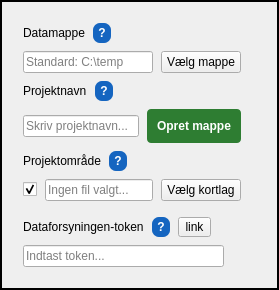
        <widget class="QGroupBox" name="groupBox1">
         <property name="styleSheet">
          <string>QGroupBox { border: 2px solid black; padding: 10px; margin-top: 0px; }</string>
         </property>
         <property name="title">
          <string/>
         </property>
         <layout class="QVBoxLayout" name="box1Layout">
          <property name="spacing">
           <number>8</number>
          </property>
          <item>
           <layout class="QHBoxLayout" name="mappeHeaderLayout">
            <item>
             <widget class="QLabel" name="labelMappe">
              <property name="text">
               <string>Datamappe</string>
              </property>
             </widget>
            </item>
            <item>
             <widget class="QLabel" name="hjaelpMappe">
              <property name="cursor">
               <cursorShape>WhatsThisCursor</cursorShape>
              </property>
              <property name="toolTip">
               <string>Vælg en mappe på din computer hvor projektmapper og resultater skal gemmes.</string>
              </property>
              <property name="styleSheet">
               <string>QLabel { color: white; background-color: #1565C0; border-radius: 7px; padding: 0px 5px; font-weight: bold; }</string>
              </property>
              <property name="text">
               <string>?</string>
              </property>
              <property name="alignment">
               <set>Qt::AlignCenter</set>
              </property>
             </widget>
            </item>
            <item>
             <spacer name="spacer3">
              <property name="orientation">
               <enum>Qt::Horizontal</enum>
              </property>
              <property name="sizeHint" stdset="0">
               <size>
                <width>40</width>
                <height>20</height>
               </size>
              </property>
             </spacer>
            </item>
           </layout>
          </item>
          <item>
           <layout class="QHBoxLayout" name="mappeLayout">
            <item>
             <widget class="QLineEdit" name="lineEditMappe">
              <property name="readOnly">
               <bool>true</bool>
              </property>
              <property name="placeholderText">
               <string>Standard: C:\temp</string>
              </property>
             </widget>
            </item>
            <item>
             <widget class="QPushButton" name="btnVaelgMappe">
              <property name="text">
               <string>Vælg mappe</string>
              </property>
             </widget>
            </item>
            <item>
             <widget class="QLabel" name="lblStatusMappe">
              <property name="text">
               <string/>
              </property>
              <property name="visible">
               <bool>false</bool>
              </property>
              <property name="alignment">
               <set>Qt::AlignCenter</set>
              </property>
             </widget>
            </item>
           </layout>
          </item>
          <item>
           <layout class="QHBoxLayout" name="projektnavnHeaderLayout">
            <item>
             <widget class="QLabel" name="labelProjektnavn">
              <property name="text">
               <string>Projektnavn</string>
              </property>
             </widget>
            </item>
            <item>
             <widget class="QLabel" name="hjaelpProjektnavn">
              <property name="cursor">
               <cursorShape>WhatsThisCursor</cursorShape>
              </property>
              <property name="toolTip">
               <string>Angiv et overordnet projektnavn og tryk på det grønne flueben. Herefter oprettes en ny undermappe med det angivne navn og en .qgz-projektfil på den valgte placering ovenfor.</string>
              </property>
              <property name="styleSheet">
               <string>QLabel { color: white; background-color: #1565C0; border-radius: 7px; padding: 0px 5px; font-weight: bold; }</string>
              </property>
              <property name="text">
               <string>?</string>
              </property>
              <property name="alignment">
               <set>Qt::AlignCenter</set>
              </property>
             </widget>
            </item>
            <item>
             <spacer name="spacerProjektnavn">
              <property name="orientation">
               <enum>Qt::Horizontal</enum>
              </property>
              <property name="sizeHint" stdset="0">
               <size>
                <width>40</width>
                <height>20</height>
               </size>
              </property>
             </spacer>
            </item>
           </layout>
          </item>
          <item>
           <layout class="QHBoxLayout" name="projektnavnInputLayout">
            <item>
             <widget class="QLineEdit" name="lineEditProjektnavn">
              <property name="placeholderText">
               <string>Skriv projektnavn...</string>
              </property>
             </widget>
            </item>
            <item>
             <widget class="QPushButton" name="btnOpretProjekt">
              <property name="toolTip">
               <string>Opret projektmappen med undermapper til resultaterne</string>
              </property>
              <property name="styleSheet">
               <string>QPushButton { color: white; background-color: #2E7D32; border: none; border-radius: 4px; font-weight: bold; padding: 4px 10px; min-height: 26px; } QPushButton:hover { background-color: #1B5E20; }</string>
              </property>
              <property name="text">
               <string>Opret mappe</string>
              </property>
             </widget>
            </item>
            <item>
             <widget class="QLabel" name="lblStatusProjektnavn">
              <property name="text">
               <string/>
              </property>
              <property name="visible">
               <bool>false</bool>
              </property>
              <property name="alignment">
               <set>Qt::AlignCenter</set>
              </property>
             </widget>
            </item>
           </layout>
          </item>
          <item>
           <layout class="QHBoxLayout" name="projektomraadeLayout">
            <item>
             <widget class="QLabel" name="labelProjektomraade">
              <property name="text">
               <string>Projektområde</string>
              </property>
             </widget>
            </item>
            <item>
             <widget class="QLabel" name="hjaelpProjektomraade">
              <property name="cursor">
               <cursorShape>WhatsThisCursor</cursorShape>
              </property>
              <property name="toolTip">
               <string>Her tilføjer du dit projektområde gemt som en shapefil. Brugeren skal selv indtegne og gemme filen på sin computer.</string>
              </property>
              <property name="styleSheet">
               <string>QLabel { color: white; background-color: #1565C0; border-radius: 7px; padding: 0px 5px; font-weight: bold; }</string>
              </property>
              <property name="text">
               <string>?</string>
              </property>
              <property name="alignment">
               <set>Qt::AlignCenter</set>
              </property>
             </widget>
            </item>
            <item>
             <spacer name="spacer1">
              <property name="orientation">
               <enum>Qt::Horizontal</enum>
              </property>
              <property name="sizeHint" stdset="0">
               <size>
                <width>40</width>
                <height>20</height>
               </size>
              </property>
             </spacer>
            </item>
           </layout>
          </item>
          <item>
           <layout class="QHBoxLayout" name="filLayout">
            <item>
             <widget class="QCheckBox" name="checkProjektomraade">
              <property name="toolTip">
               <string>Markér for at inkludere dette projektområde i kørsel</string>
              </property>
              <property name="text">
               <string/>
              </property>
              <property name="checked">
               <bool>true</bool>
              </property>
             </widget>
            </item>
            <item>
             <widget class="QLineEdit" name="lineEditProjektomraade">
              <property name="readOnly">
               <bool>true</bool>
              </property>
              <property name="placeholderText">
               <string>Ingen fil valgt...</string>
              </property>
             </widget>
            </item>
            <item>
             <widget class="QPushButton" name="btnVaelgFil">
              <property name="text">
               <string>Vælg kortlag</string>
              </property>
              <property name="toolTip">
               <string>Vælg projektområdet blandt polygonlagene i QGIS-projektet</string>
              </property>
             </widget>
            </item>
            <item>
             <widget class="QLabel" name="lblStatusProjektomraade">
              <property name="text">
               <string/>
              </property>
              <property name="visible">
               <bool>false</bool>
              </property>
              <property name="alignment">
               <set>Qt::AlignCenter</set>
              </property>
             </widget>
            </item>
           </layout>
          </item>
          <item>
           <widget class="QWidget" name="ekstraProjektomraaderContainer" native="true">
            <layout class="QVBoxLayout" name="ekstraProjektomraaderLayout">
             <property name="spacing">
              <number>6</number>
             </property>
             <property name="leftMargin">
              <number>0</number>
             </property>
             <property name="topMargin">
              <number>0</number>
             </property>
             <property name="rightMargin">
              <number>0</number>
             </property>
             <property name="bottomMargin">
              <number>0</number>
             </property>
            </layout>
           </widget>
          </item>
          <item>
           <layout class="QHBoxLayout" name="tokenLayout">
            <item>
             <widget class="QLabel" name="labelToken">
              <property name="text">
               <string>Dataforsyningen-token</string>
              </property>
             </widget>
            </item>
            <item>
             <widget class="QLabel" name="hjaelpToken">
              <property name="cursor">
               <cursorShape>WhatsThisCursor</cursorShape>
              </property>
              <property name="toolTip">
               <string>&lt;html&gt;&lt;head/&gt;&lt;body&gt;&lt;p&gt;Her indsætter du dit token til dataforsyningen fra https://dataforsyningen.dk/user#token. &lt;/p&gt;&lt;/body&gt;&lt;/html https://dataforsyningen.dk/user#token&gt;</string>
              </property>
              <property name="styleSheet">
               <string>QLabel { color: white; background-color: #1565C0; border-radius: 7px; padding: 0px 5px; font-weight: bold; }</string>
              </property>
              <property name="text">
               <string>?</string>
              </property>
              <property name="alignment">
               <set>Qt::AlignCenter</set>
              </property>
             </widget>
            </item>
            <item>
             <widget class="QPushButton" name="btnDataforsyningenLink">
              <property name="toolTip">
               <string>Åbn Dataforsyningen token-siden</string>
              </property>
              <property name="styleSheet">
               <string>QPushButton { padding: 2px 6px; }</string>
              </property>
              <property name="text">
               <string>link</string>
              </property>
             </widget>
            </item>
            <item>
             <spacer name="spacer2">
              <property name="orientation">
               <enum>Qt::Horizontal</enum>
              </property>
              <property name="sizeHint" stdset="0">
               <size>
                <width>40</width>
                <height>20</height>
               </size>
              </property>
             </spacer>
            </item>
           </layout>
          </item>
          <item>
           <layout class="QHBoxLayout" name="tokenInputLayout">
            <item>
             <widget class="QLineEdit" name="lineEditToken">
              <property name="placeholderText">
               <string>Indtast token...</string>
              </property>
             </widget>
            </item>
            <item>
             <widget class="QLabel" name="lblStatusToken">
              <property name="text">
               <string/>
              </property>
              <property name="styleSheet">
               <string>QLabel { color: #2E7D32; font-weight: bold; font-size: 14px; }</string>
              </property>
              <property name="alignment">
               <set>Qt::AlignCenter</set>
              </property>
              <property name="minimumSize">
               <size>
                <width>24</width>
                <height>0</height>
               </size>
              </property>
             </widget>
            </item>
           </layout>
          </item>
         </layout>
        </widget>
